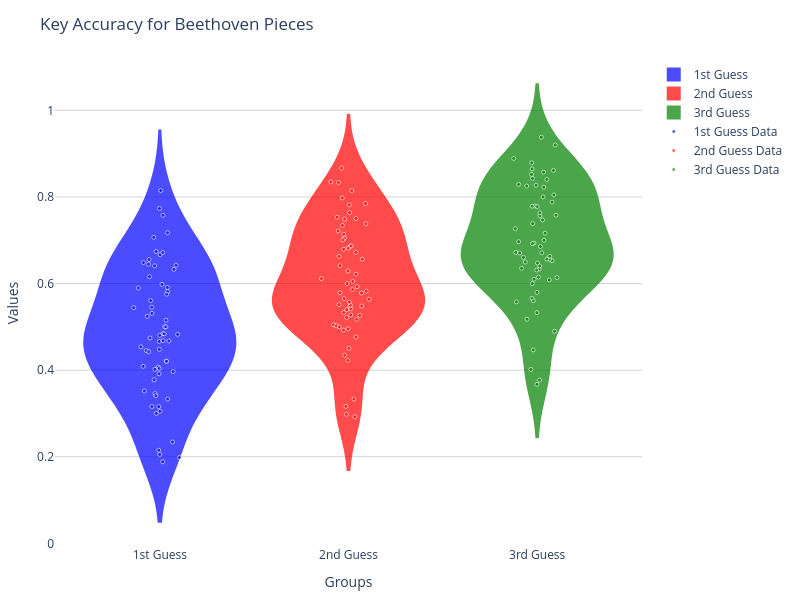

Notebook code for this chart:
### Code cell
fig = plot_violin_scatter(f_key[good_ix], s_key[good_ix], t_key[good_ix], title="Key Accuracy for Beethoven Pieces", labels=["1st Guess", "2nd Guess", "3rd Guess"])
